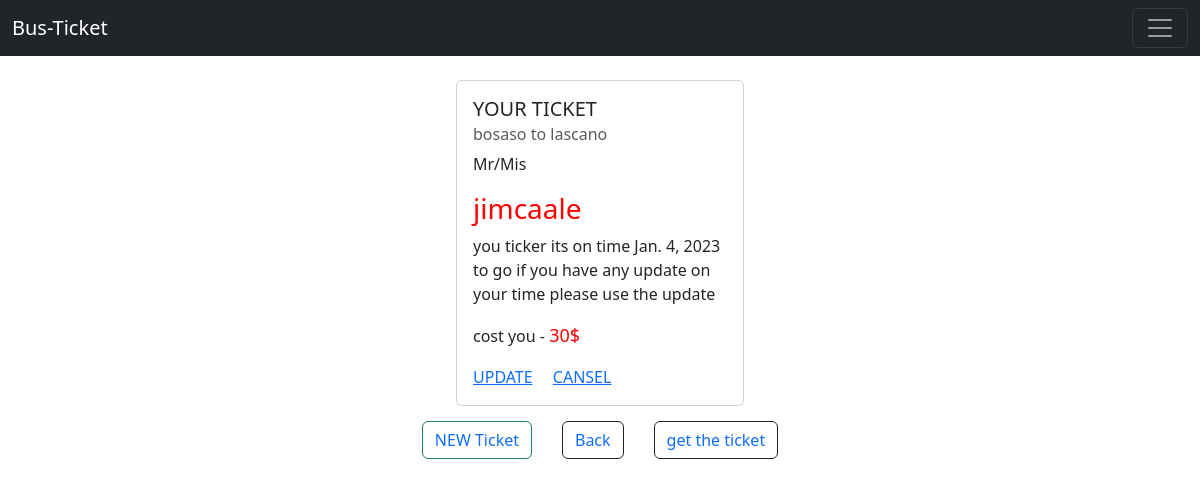
Page /costumer_detail/16/ on the earlier database version.
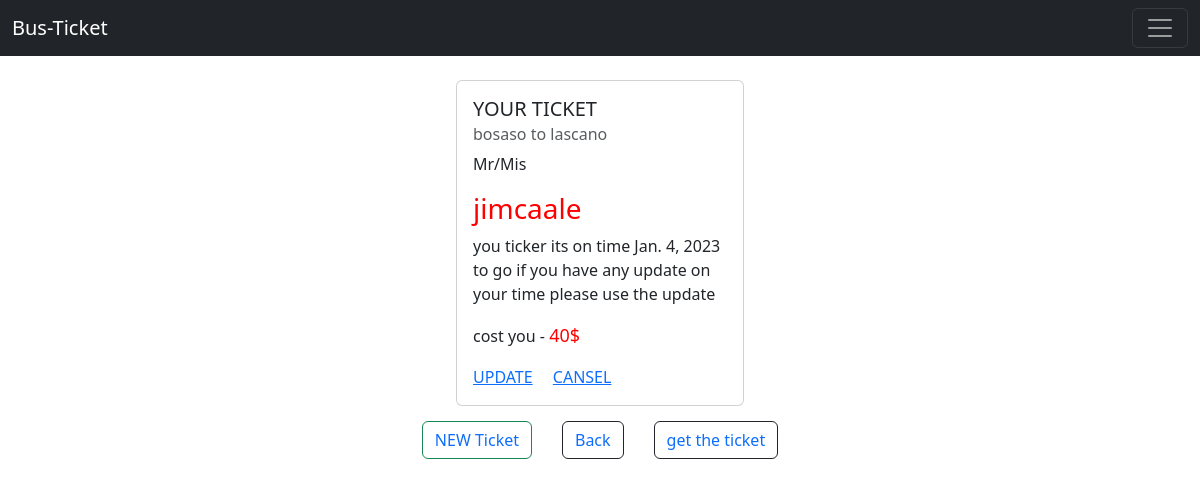
Same page on the later database version.
### core/models.py (models this page shows, shortened)
class TicketModel(models.Model):
    CITY = {
        ('bosaso to qardho', 'btq'),
        ('bosaso to garowe', 'btg'),
        ('bosaso to galkacyo', 'btgl'),
        ('bosaso to lascano', 'btl'),
        ('non', 'non')
    }
    name = models.CharField(max_length=50, null=True, blank=True)
    email = models.EmailField()
    phone = models.IntegerField()
    to = models.CharField('toto', max_length=255, choices=CITY, default='non')
    date = models.DateField(auto_now_add=True)
    go_date = models.DateField()
    cost = models.CharField(max_length=255)

### core/views.py (the view)
# urls.py: path('costumer_detail/<int:id>/',views.costumer_detail,name='costumer_detail'),
def costumer_detail(request, id):
    costumer = TicketModel.objects.get(pk = id)
    return render(request,'core/costumer_detail.html',{'costumer':costumer})

### core/templates/core/costumer_detail.html (shortened to what this page needs)
{% extends 'core/home.html' %}
{% block content %}
  <div id="vu"  class="container">
      <br>
      <br>
      <div class="card" style="width: 18rem;">
          <div class="card-body">
            <h5 class="card-title">YOUR TICKET </h5>
            <h6 class="card-subtitle mb-2 text-muted">{{costumer.to}}</h6>
            <p class="card-text">Mr/Mis<h3> <span style="color: red;"> {{costumer.name}}</span></h3> you ticker its on time {{costumer.date}} to go if you have any update on your time please use the update  </p>
            <p class="card-text">cost you - <span style="color:red; font-size:large; " >{{costumer.cost}}$</span> </p>
            <a href="{% url 'update' costumer.id %}" class="card-link">UPDATE</a>
            <a href="{% url 'delete' costumer.id %}" class="card-link">CANSEL</a>
          </div>
        </div>
        <br>
        <br>
      </div>
      <div id="but">
        <button class="btn btn-outline-success" ><a style="text-decoration: none;" href="{% url 'add_ticket' %}">NEW Ticket</a></button><br><br>
        <button class="btn btn-outline-dark" ><a style="text-decoration: none;" href="{% url 'home' %}">Back</a></button>
        <button class="btn btn-outline-dark" ><a style="text-decoration: none;" href="{% url 'doc' costumer.id %}">get the ticket</a></button>
        </div>
{% endblock content %}

Differences in the rows shown:
changed TicketModel "jimcaale": cost "30" → "40"
